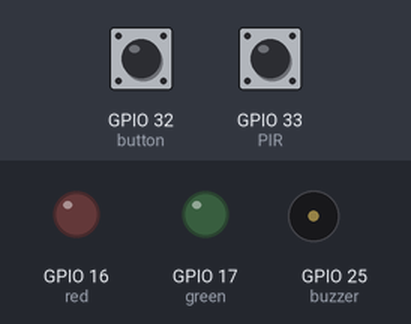
This sketch was run on a simulated ESP32. On the bench: output pins drawn as LEDs (lit = HIGH), buzzer (waves = sounding). The test bench sets the inputs (shaded band); at power-on: GPIO 33 (PIR) HIGH, GPIO 32 (button) HIGH. WiFi joins after 1.5 s; servers stay silent unless stated; uploads are accepted with an empty reply; what the sketch prints to the serial monitor is not drawn.

Above: at 2.7 s.
2.8 s: GPIO 33 (PIR) pulsed LOW 2 times (0.12 s each, 0.3 s apart)
At 5.7 s:
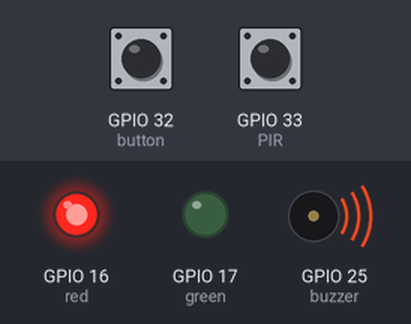
6.4 s: GPIO 32 (button) pulled LOW for 0.15 s
At 7.6 s:
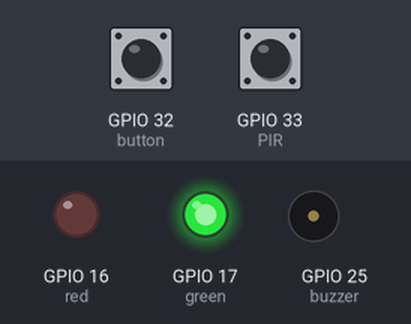
Timing chart, 0 to 12.1 s (numbered marks = the images above; inputs shaded):
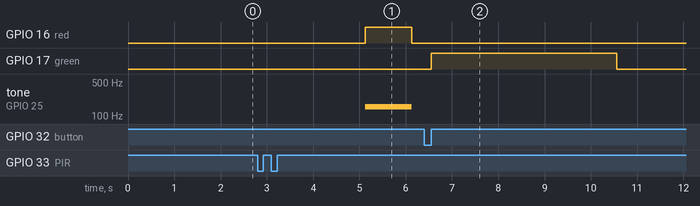

The sketch:

pir.ino
```cpp
#include <esp_now.h>
#include <esp_wifi.h>
#include <WiFi.h>
#include <HTTPClient.h>
#include "soc/rtc_wdt.h"
#include <ESP_Mail_Client.h>


uint8_t broadcastAddress[] = {0xB4, 0x8A, 0x0A, 0x5E, 0x09, 0x3C};      //MASTER//

bool HttpCheck=true;
TaskHandle_t Task1;
uint8_t flag = 1;
uint8_t system_open = 1;
unsigned long lastTime = 0;
unsigned long timerDelayWifi = 5000;
unsigned long timerDelay = 1000;
unsigned long timerDelayMail = 10000;
bool motionZero2One = false;
String thereisfire = "Motion detected in the house!!!!";

const char* serverName = "http://192.168.125.61/motion";
const char* ssid = "Mevlut";
const char* password = "23012003";
String httpRequestData;
int httpResponseCode;
bool wifi_connected;
unsigned long previousMillis = 0;
bool psswrd_correct = 0;

WiFiClient client;
HTTPClient http;
esp_now_peer_info_t peerInfo;
Session_Config config;
SMTP_Message message;
SMTPSession smtp;

typedef struct master_send {
  int type;
  int number;
  int status;
} master_send;
master_send orders;

typedef struct slave_send {
  uint8_t id = 3;
  uint8_t temp;
  uint8_t humidity;
  uint8_t coPpm;
  uint8_t weight;
  uint8_t motion;
  uint8_t istherefire;
  uint8_t firealarm;
} slave_send;
slave_send info;


#define button      32
#define buzzer      25
#define red         16
#define green       17
#define PIR         33
#define Eb 156
#define CHANNEL 1
#define SMTP_HOST "smtp.gmail.com"
#define SMTP_PORT 465
#define AUTHOR_EMAIL "esp32iothome@gmail.com"
#define AUTHOR_PASSWORD "bbtmpqbqgwowmlfn"
#define RECIPIENT_EMAIL "mevmetin03@gmail.com"

void smtpCallback(SMTP_Status status){
  Serial.println(status.info());
  if (status.success()){

    Serial.println("----------------");
    ESP_MAIL_PRINTF("Message sent success: %d\n", status.completedCount());
    ESP_MAIL_PRINTF("Message sent failed: %d\n", status.failedCount());
    Serial.println("----------------\n");

    for (size_t i = 0; i < smtp.sendingResult.size(); i++)
    {

      SMTP_Result result = smtp.sendingResult.getItem(i);


      ESP_MAIL_PRINTF("Message No: %d\n", i + 1);
      ESP_MAIL_PRINTF("Status: %s\n", result.completed ? "success" : "failed");
      ESP_MAIL_PRINTF("Date/Time: %s\n", MailClient.Time.getDateTimeString(result.timestamp, "%B %d, %Y %H:%M:%S").c_str());
      ESP_MAIL_PRINTF("Recipient: %s\n", result.recipients.c_str());
      ESP_MAIL_PRINTF("Subject: %s\n", result.subject.c_str());
    }
    Serial.println("----------------\n");

    smtp.sendingResult.clear();
  }
}

void mail_client_setup(){
MailClient.networkReconnect(true);
smtp.debug(1);
smtp.callback(smtpCallback);

config.server.host_name = SMTP_HOST;
config.server.port = SMTP_PORT;
config.login.email = AUTHOR_EMAIL;
config.login.password = AUTHOR_PASSWORD;
config.login.user_domain = "";

config.time.ntp_server = F("pool.ntp.org,time.nist.gov");
config.time.gmt_offset = 3;
config.time.day_light_offset = 0;


message.sender.name = F("ESP");
message.sender.email = AUTHOR_EMAIL;
message.subject = F("ESP PIR");
message.addRecipient(F("Mevlüt"), RECIPIENT_EMAIL);

message.text.content = thereisfire.c_str();
message.text.charSet = "us-ascii";
message.text.transfer_encoding = Content_Transfer_Encoding::enc_7bit;

message.priority = esp_mail_smtp_priority::esp_mail_smtp_priority_low;
message.response.notify = esp_mail_smtp_notify_success | esp_mail_smtp_notify_failure | esp_mail_smtp_notify_delay;


}

void mail_send(){
if (!smtp.connect(&config)){

  ESP_MAIL_PRINTF("Connection error, Status Code: %d, Error Code: %d, Reason: %s", smtp.statusCode(), smtp.errorCode(), smtp.errorReason().c_str());

}
vTaskDelay(10);
if (!smtp.isLoggedIn()){
  Serial.println("\nNot yet logged in.");
}
else{
  if (smtp.isAuthenticated())
    Serial.println("\nSuccessfully logged in.");
  else
    Serial.println("\nConnected with no Auth.");
}

if (!MailClient.sendMail(&smtp, &message))
  ESP_MAIL_PRINTF("Error, Status Code: %d, Error Code: %d, Reason: %s", smtp.statusCode(), smtp.errorCode(), smtp.errorReason().c_str());
}


void esp_now_setup(){
  //esp_wifi_set_channel(CHANNEL, WIFI_SECOND_CHAN_NONE);
  esp_now_init();
  esp_now_register_send_cb(OnDataSent);
  esp_now_register_recv_cb(OnDataRecv);
  memcpy(peerInfo.peer_addr, broadcastAddress, 6);
  peerInfo.encrypt = false;
  if (esp_now_add_peer(&peerInfo) != ESP_OK){
    Serial.println("Failed to add peer");
    return;
  }
}
void OnDataSent(const uint8_t *mac_addr, esp_now_send_status_t status) {
 // Serial.print("\r\nLast Packet Send Status:\t");
 // Serial.println(status == ESP_NOW_SEND_SUCCESS ? "Delivery Success" : "Delivery Fail");
  }
void OnDataRecv(const uint8_t* mac,const uint8_t* incomingData, int len){
  memcpy(&orders,incomingData,sizeof(orders));
  if(orders.type==4) psswrd_correct = true;
  }

void tone(byte pin, int freq) {
  ledcSetup(0, 2000, 8);
  ledcAttachPin(pin, 0);
  ledcWriteTone(0, freq);
}
void noTone(int playing) {
  tone(playing, 0);
}
void IRAM_ATTR detectsMovement() {
  info.motion = 1;
}
void IRAM_ATTR close_alarm() {
  static unsigned long last_interrupt_time = 0;
  unsigned long interrupt_time = millis();

  if (interrupt_time - last_interrupt_time > 200){
    psswrd_correct = 1;
  }
  last_interrupt_time = interrupt_time;
}
void wifi_connection(){
  WiFi.mode(WIFI_AP_STA);
  WiFi.begin(ssid, password);

  unsigned long startingTime = millis();
  while(WiFi.status() != WL_CONNECTED) {
      delay(100);
      Serial.print(".");
      lastTime = millis();
      if(lastTime-startingTime > timerDelayWifi) break;
  }
  if(WiFi.status()==WL_CONNECTED){
      wifi_connected = true;
      Serial.println("");
      Serial.print("Connected to WiFi network with IP Address: ");
      Serial.println(WiFi.localIP());
    }else wifi_connected = false;

}
void http_post_request(){

    //Check WiFi connection status
    Serial.println("Sending Request");
    if(wifi_connected){
      //////////////////////////////////////////////////////////////////////////////
      http.begin(client, serverName);
      http.addHeader("Content-Type", "application/x-www-form-urlencoded");
      String httpRequestData = "motion="+String(info.motion);
      httpResponseCode = http.POST(httpRequestData);
      Serial.print("HTTP Response code: ");
      Serial.println(httpResponseCode);
      http.end();
      ///////////////////////////////////////////////////////////////////////////////
    }
    else {
      Serial.println("WiFi Disconnected");
    }
    delay(500);
    Serial.println("Done");

}


void setup() {
  Serial.begin(115200);
  wifi_connection();
  info.motion = 0;

  esp_now_setup();

  mail_client_setup();

  pinMode(button,INPUT_PULLUP);
  pinMode(red, OUTPUT);
  pinMode(green, OUTPUT);
  pinMode(buzzer, OUTPUT);
  pinMode(PIR, INPUT_PULLUP);

  attachInterrupt(digitalPinToInterrupt(PIR), detectsMovement, RISING);
  attachInterrupt(digitalPinToInterrupt(button), close_alarm, RISING);


  xTaskCreatePinnedToCore(
                    Task1code,   /* Task function. */
                    "Task1",     /* name of task. */
                    10000,       /* Stack size of task */
                    (void*)&info,        /* parameter of the task */
                    1,           /* priority of the task */
                    &Task1,      /* Task handle to keep track of created task */
                    0);          /* pin task to core 0 */


}


void loop(){

if(HttpCheck){
http_post_request();
delay(500);
HttpCheck = false;
}
digitalWrite(red,LOW);

while(info.motion)
{
if(!HttpCheck){
    if(!wifi_connected) esp_now_send(broadcastAddress, (uint8_t *) &info, sizeof(info));
      else http_post_request();
      delay(500);
      mail_send();
      HttpCheck = true;
      }
digitalWrite(red,HIGH);
tone(buzzer,Eb);
delay(1000);
digitalWrite(red,LOW);
noTone(buzzer);
delay(1000);
}
}

void Task1code( void * infoPtr ){


for(;;){
vTaskDelay(10);
while (info.motion){

  vTaskDelay(10);
  if(psswrd_correct){
    info.motion=0;
    psswrd_correct=0;
    digitalWrite(green,HIGH);
    delay(4000);
    digitalWrite(green,LOW);
    }
}
}
}
```

Measured:
- after the input at 2.8 s, GPIO 16 (red): LOW → HIGH after 2.3 s, → LOW 1.0 s later; tone on GPIO 25 (buzzer): silent → 156 Hz after 2.3 s, → silent 1.0 s later
- after the input at 6.4 s, GPIO 16 (red): stops changing and stays LOW; GPIO 17 (green): LOW → HIGH after 0.16 s, → LOW 4.0 s later; tone on GPIO 25 (buzzer): stops changing and stays silent
